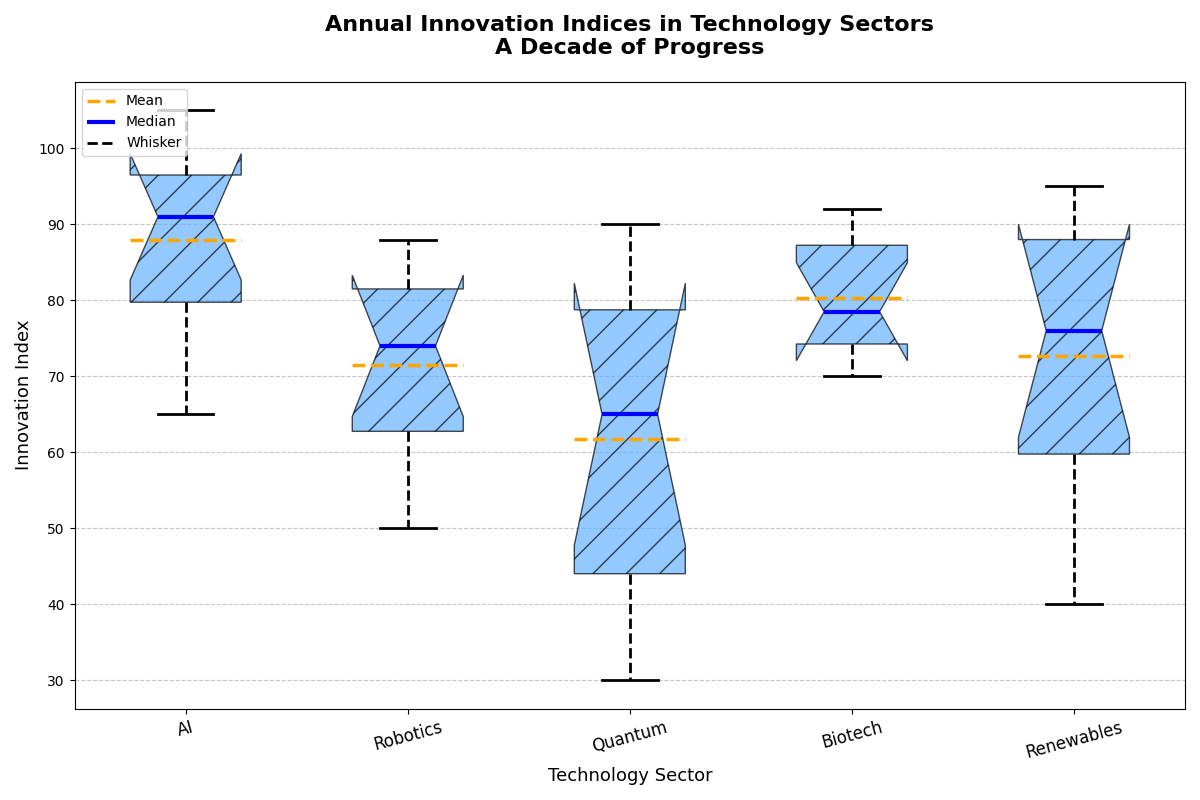

Write Python code to recreate this figure.
import matplotlib.pyplot as plt
import numpy as np

# Technology sectors and their respective innovation indices over the last decade
sectors = ["AI", "Robotics", "Quantum", "Biotech", "Renewables"]
innovation_data = [
    [65, 72, 78, 85, 90, 92, 95, 97, 100, 105],
    [50, 55, 62, 65, 70, 78, 80, 82, 85, 88],
    [30, 35, 42, 50, 60, 70, 75, 80, 85, 90],
    [70, 72, 74, 75, 77, 80, 85, 88, 90, 92],
    [40, 50, 58, 65, 72, 80, 85, 89, 93, 95],
]

# Set up the figure and axis
fig, ax = plt.subplots(figsize=(12, 8))

# Create a vertical box plot for the innovation indices
bp = ax.boxplot(innovation_data, vert=True, patch_artist=True, 
                notch=True, showmeans=True, meanline=True,
                meanprops=dict(linestyle='--', linewidth=2.5, color='orange'))

# Customize the appearance of the boxes
single_color = '#66B3FF'
hatch = '/'
for patch in bp['boxes']:
    patch.set(facecolor=single_color, hatch=hatch, alpha=0.7)

# Enhance the medians, whiskers, and caps
for median in bp['medians']:
    median.set(color='blue', linewidth=3)
for whisker in bp['whiskers']:
    whisker.set(color='black', linewidth=2, linestyle='--')
for cap in bp['caps']:
    cap.set(color='black', linewidth=2)

# Set title and labels
ax.set_title('Annual Innovation Indices in Technology Sectors\nA Decade of Progress', 
             fontsize=16, fontweight='bold', pad=20)
ax.set_xlabel('Technology Sector', fontsize=13)
ax.set_ylabel('Innovation Index', fontsize=13)
ax.set_xticks(np.arange(1, len(sectors) + 1))
ax.set_xticklabels(sectors, fontsize=12, rotation=15)

# Add grid for better readability
ax.yaxis.grid(True, linestyle='--', alpha=0.7)

# Add a legend to explain the box plot components
boxplot_elements = [bp['means'][0], bp['medians'][0], bp['whiskers'][0]]
ax.legend(boxplot_elements, ['Mean', 'Median', 'Whisker'], loc='upper left')

# Automatically adjust layout to prevent overlap
plt.tight_layout()

# Display the plot
plt.show()
